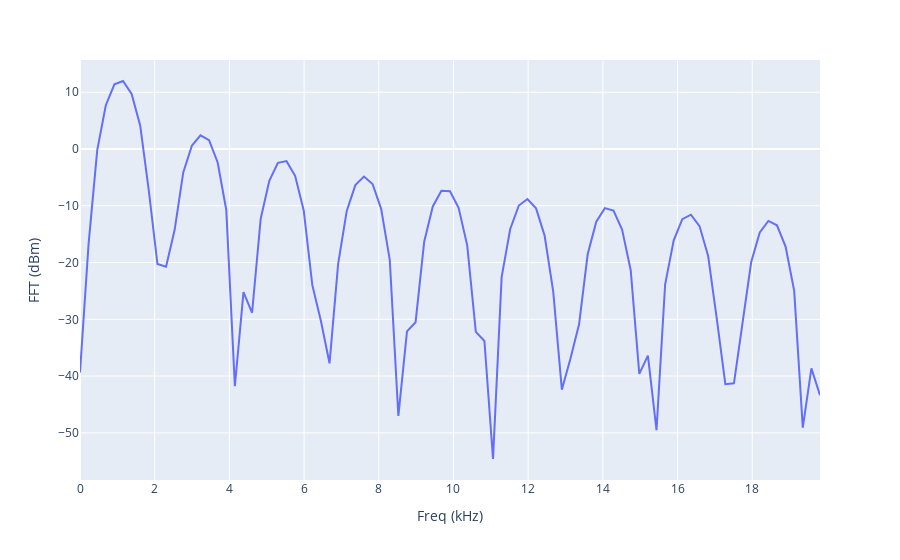

Source (notebook cell):
### Code cell
# Plot Square Wave FFT 20 kHz
squareFFT = squareFFT[squareFFT['Freq (kHz)'] < 20]

fig = px.line(squareFFT, x='Freq (kHz)', y='FFT (dBm)')
fig.show()
